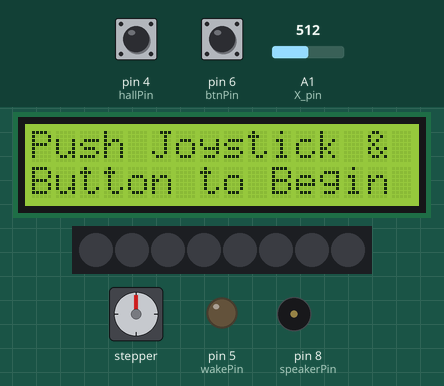
Recording of a sketch running on a simulated Arduino Uno, built with avr-gcc and run on an emulated ATmega328P. On the bench: stepper motor, 16×2 character LCD, 8 RGB LEDs in strip order, left to right, output pins drawn as LEDs (lit = HIGH), buzzer (waves = sounding). Wiring (inferred from the names in the program): stepper motor driver (200 steps per turn assumed): step pin 2; direction pin 3. The test bench sets the inputs (shaded band); at power-on: pin 6 (btnPin) HIGH, pin 4 (hallPin) HIGH, A1 (X_pin) = 512. Pins used as bus, display or sensor lines are not drawn.

Above: at 1.2 s.
1.3 s: pin 6 (btnPin) pulled LOW for 0.15 s
At 2.9 s:
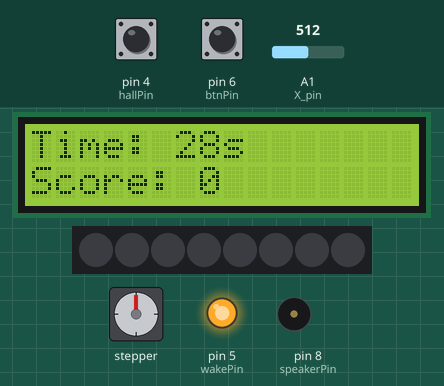
3.9 s: pin 4 (hallPin) pulled LOW for 0.15 s
At 5.1 s:
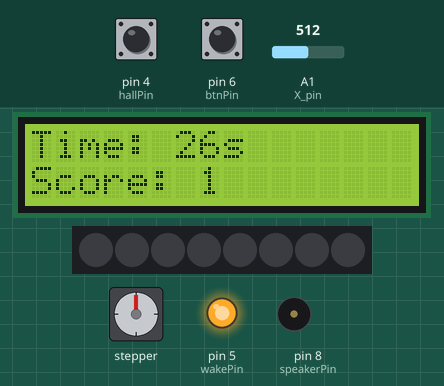
5.5 s: A1 (X_pin) set to 594
8.0 s: A1 (X_pin) set to 616
At 10.1 s:
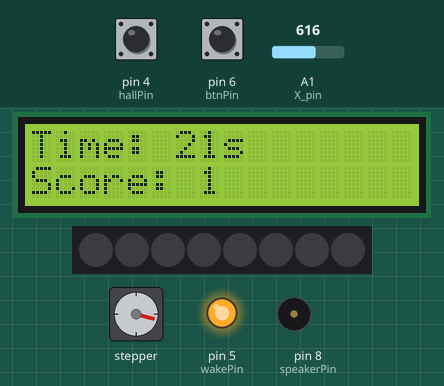
11.0 s: pin 4 (hallPin) pulled LOW for 1 s
At 34.1 s:
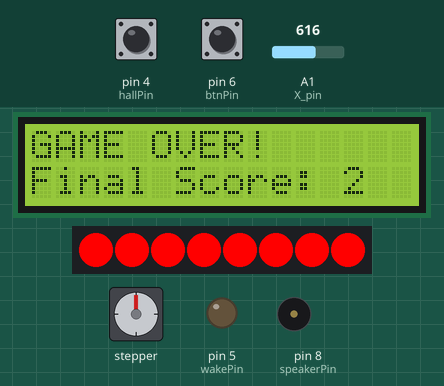
Timing chart, 0 to 34.6 s (numbered marks = the images above; inputs shaded):
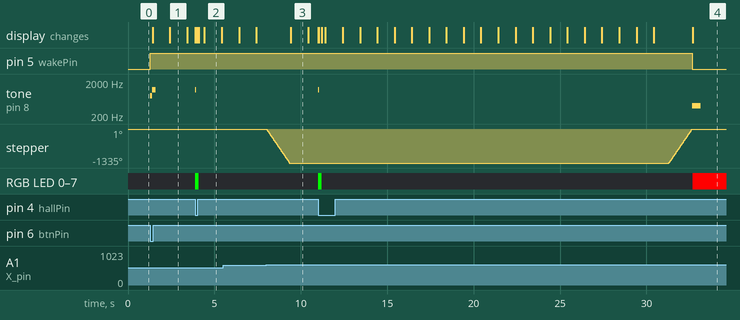

Measured:
- the behaviour switches between 600 and 601 on A1 (X_pin) (found by bisection; images 2 and 3)
- after the input at 1.3 s, pin 5 (wakePin): LOW → HIGH at once; tone on pin 8 (speakerPin): silent → 800 Hz at once, → 1200 Hz 0.10 s later, → silent 0.20 s later; the display: first changes after 0.12 s (image 1 shows a later state)
- after the input at 3.9 s, tone on pin 8 (speakerPin): silent → 1200 Hz at once, → silent 0.05 s later
- after the input at 8.0 s, stepper: turns 1335° counter-clockwise in 1.3 s, starting at once
- what the display in image 1 shows lasts 1.0 s, from 2.4 s to 3.4 s

The sketch:

HorizontalBandCode.ino
```cpp
#include <Wire.h>
#include <LiquidCrystal_I2C.h>
#include <Adafruit_NeoPixel.h>

LiquidCrystal_I2C lcd(0x27, 16, 2);

// --- Pins ---
const int stepPin = 2;
const int dirPin = 3;
const int wakePin = 5;
const int hallPin = 4;
const int X_pin = A1;
const int btnPin = 6;
const int speakerPin = 8;

// --- LED Strip ---
const int ledPin = 7;
const int numPixels = 8;
Adafruit_NeoPixel strip(numPixels, ledPin, NEO_GRB + NEO_KHZ800);

// --- Game Variables ---
bool gameActive = false;
unsigned long gameStartTime = 0;
const long gameDuration = 30000;  // ✅ 30 seconds

int score = 0;

// --- Hall sensor control ---
bool magnetLatched = false;
int lastHallState = HIGH;
unsigned long lastScoreTime = 0;
const unsigned long scoreDebounceMs = 250;

// --- Timing variables ---
unsigned long lastStepTime = 0;
const int noiseIgnoreWindow = 20;

// --- LED flash ---
unsigned long flashEnd = 0;
bool flashing = false;

// --------------------------------------------------
// MOTOR INDEXING SETTINGS
// --------------------------------------------------

const long STEPS_PER_REV = 200;
const float AXLE_DIAMETER_MM = 14.5;
const float POSITION_SPACING_MM = 168.91;
const float AXLE_CIRCUMFERENCE_MM = 3.14159 * AXLE_DIAMETER_MM;

const long STEPS_PER_POSITION = (long)((POSITION_SPACING_MM / AXLE_CIRCUMFERENCE_MM) * STEPS_PER_REV + 0.5);

int currentPosition = 0;
bool joystickReleased = true;

const int stepDelayUs = 900;
// --------------------------------------------------

void setup() {
  pinMode(stepPin, OUTPUT);
  pinMode(dirPin, OUTPUT);
  pinMode(wakePin, OUTPUT);
  pinMode(speakerPin, OUTPUT);
  pinMode(btnPin, INPUT_PULLUP);
  pinMode(hallPin, INPUT_PULLUP);

  digitalWrite(wakePin, LOW);
  lcd.init();
  lcd.backlight();

  strip.begin();
  strip.clear();
  strip.show();

  showStartScreen();
}

void loop() {
  if (!gameActive && digitalRead(btnPin) == LOW) {
    startGame();
  }

  if (gameActive) {
    handleJoystick();
    checkScore();
    handleLED();

    if (millis() % 200 < 20) {
      updateLCD();
    }

    if (millis() - gameStartTime >= gameDuration) {
      endGame();
    }
  }
}

// ---------------- LED ----------------

void handleLED() {
  if (flashing && millis() > flashEnd) {
    flashing = false;
    strip.clear();
    strip.show();
  }
}

void flashGreen() {
  for (int i = 0; i < numPixels; i++) {
    strip.setPixelColor(i, strip.Color(0, 255, 0));
  }
  strip.show();
  flashing = true;
  flashEnd = millis() + 200;
}

void setRed() {
  for (int i = 0; i < numPixels; i++) {
    strip.setPixelColor(i, strip.Color(255, 0, 0));
  }
  strip.show();
}

// ---------------- GAME ----------------

void checkScore() {
  unsigned long now = millis();
  int hallState = digitalRead(hallPin);

  // Ignore sensor noise immediately after motor movement
  if (now - lastStepTime < noiseIgnoreWindow) {
    lastHallState = hallState;
    return;
  }

  // Score only on the falling edge: HIGH -> LOW
  if (!magnetLatched &&
      lastHallState == HIGH &&
      hallState == LOW &&
      now - lastScoreTime > scoreDebounceMs) {
    score++;
    magnetLatched = true;
    lastScoreTime = now;
    tone(speakerPin, 1200, 50);
    flashGreen();
  }

  // Rearm only after sensor is fully released
  if (magnetLatched && hallState == HIGH) {
    magnetLatched = false;
  }

  lastHallState = hallState;
}

void startGame() {
  score = 0;
  gameActive = true;
  gameStartTime = millis();
  digitalWrite(wakePin, HIGH);

  currentPosition = 0;
  joystickReleased = true;

  magnetLatched = false;
  lastHallState = digitalRead(hallPin);
  lastScoreTime = 0;

  strip.clear();
  strip.show();

  tone(speakerPin, 800, 100);
  delay(100);
  tone(speakerPin, 1200, 200);

  lcd.clear();
}

void updateLCD() {
  int timeLeft = (gameDuration - (millis() - gameStartTime)) / 1000;
  if (timeLeft < 0) timeLeft = 0;

  lcd.setCursor(0, 0);
  lcd.print("Time: ");
  lcd.print(timeLeft);
  lcd.print("s   ");

  lcd.setCursor(0, 1);
  lcd.print("Score: ");
  lcd.print(score);
  lcd.print("   ");
}

void showStartScreen() {
  lcd.clear();
  lcd.setCursor(0, 0);
  lcd.print("Push Joystick &"); // Modified line
  lcd.setCursor(0, 1);
  lcd.print("Button to Begin"); // Modified line

  strip.clear();
  strip.show();
}

void endGame() {
  moveToCenter();

  gameActive = false;
  digitalWrite(wakePin, LOW);

  tone(speakerPin, 400, 500);

  lcd.clear();
  lcd.setCursor(0, 0);
  lcd.print("GAME OVER!");
  lcd.setCursor(0, 1);
  lcd.print("Final Score: ");
  lcd.print(score);

  setRed();

  delay(5000);
  showStartScreen();
}

// ---------------- MOTOR ----------------

void handleJoystick() {
  int joyX = analogRead(X_pin);

  if (joyX >= 450 && joyX <= 550) {
    joystickReleased = true;
    return;
  }

  if (!joystickReleased) return;

  if (joyX < 400) {
    if (currentPosition > -1) {
      moveOnePosition(-1);
      currentPosition--;
    }
    joystickReleased = false;
  }
  else if (joyX > 600) {
    if (currentPosition < 1) {
      moveOnePosition(1);
      currentPosition++;
    }
    joystickReleased = false;
  }
}

void moveToCenter() {
  while (currentPosition < 0) {
    moveOnePosition(1);
    currentPosition++;
  }
  while (currentPosition > 0) {
    moveOnePosition(-1);
    currentPosition--;
  }
}

void moveOnePosition(int direction) {
  if (direction < 0) {
    digitalWrite(dirPin, HIGH);
  } else {
    digitalWrite(dirPin, LOW);
  }

  for (long i = 0; i < STEPS_PER_POSITION; i++) {
    doStep();
  }

  lastStepTime = millis();
}

void doStep() {
  digitalWrite(stepPin, HIGH);
  delayMicroseconds(stepDelayUs);
  digitalWrite(stepPin, LOW);
  delayMicroseconds(stepDelayUs);
}
```
